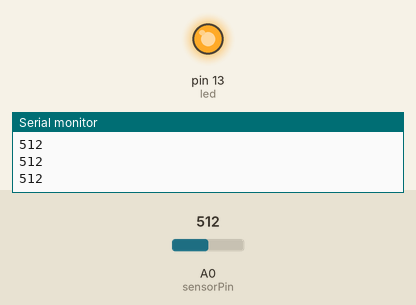
A sketch run on a simulated Arduino Uno, built with avr-gcc and run on an emulated ATmega328P. Parts: output pins drawn as LEDs (lit = HIGH), the last lines printed to the serial monitor. The test bench sets the inputs (shaded band); at power-on: A0 (sensorPin) = 512.

Above: at 1.2 s.
1.3 s: A0 (sensorPin) set to 408
2.8 s: A0 (sensorPin) set to 389
At 4.0 s:
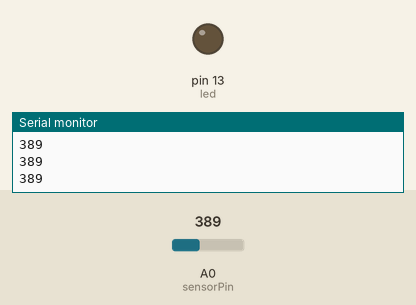
4.3 s: A0 (sensorPin) set to 410
At 5.1 s:
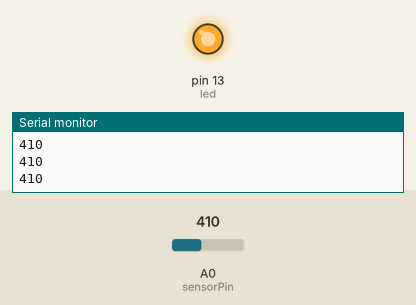
5.8 s: A0 (sensorPin) set to 390
At 6.3 s:
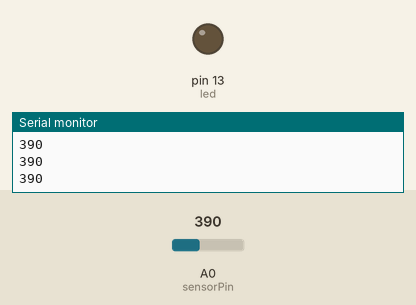
Timing chart, 0 to 8.3 s (numbered marks = the images above; inputs shaded):
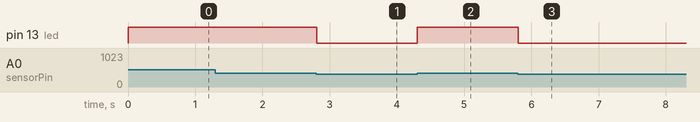

Measured:
- the behaviour switches between 401 and 400 on A0 (sensorPin) (found by bisection; images 0 and 1)
- after the input at 2.8 s, pin 13 (led): HIGH → LOW at once
- after the input at 4.3 s, pin 13 (led): LOW → HIGH at once
- after the input at 5.8 s, pin 13 (led): HIGH → LOW at once

The sketch:

Taller_3_punto_2.ino
```cpp
/*
 * Sentencia de if Condicional
 *
 * Se lee el estado de un potenciometro(entrada análoga) y enciende un led conectado en el pin 13
 * Si el valor leido está por encima del umbral, imprime el valor leido sin importarsu nivel
 */

int led = 13;             //LED de salida
int sensorPin = A0;        // entrada de potenciometro
int analogValue = 0;

const int thresHold = 400;      //Nivel arbitrario de comparación en el rango de la seña de entrada

void setup() {
  pinMode(led,OUTPUT);
  Serial.begin(9600);
  digitalWrite(led, LOW);
}

void loop() {
  analogValue = analogRead(sensorPin);
  if(analogValue>thresHold)
  {
    digitalWrite(led,HIGH);
  }
  else
  {
    digitalWrite(led,LOW);
  }
  Serial.println(analogValue);
  delay(1);
}
```
